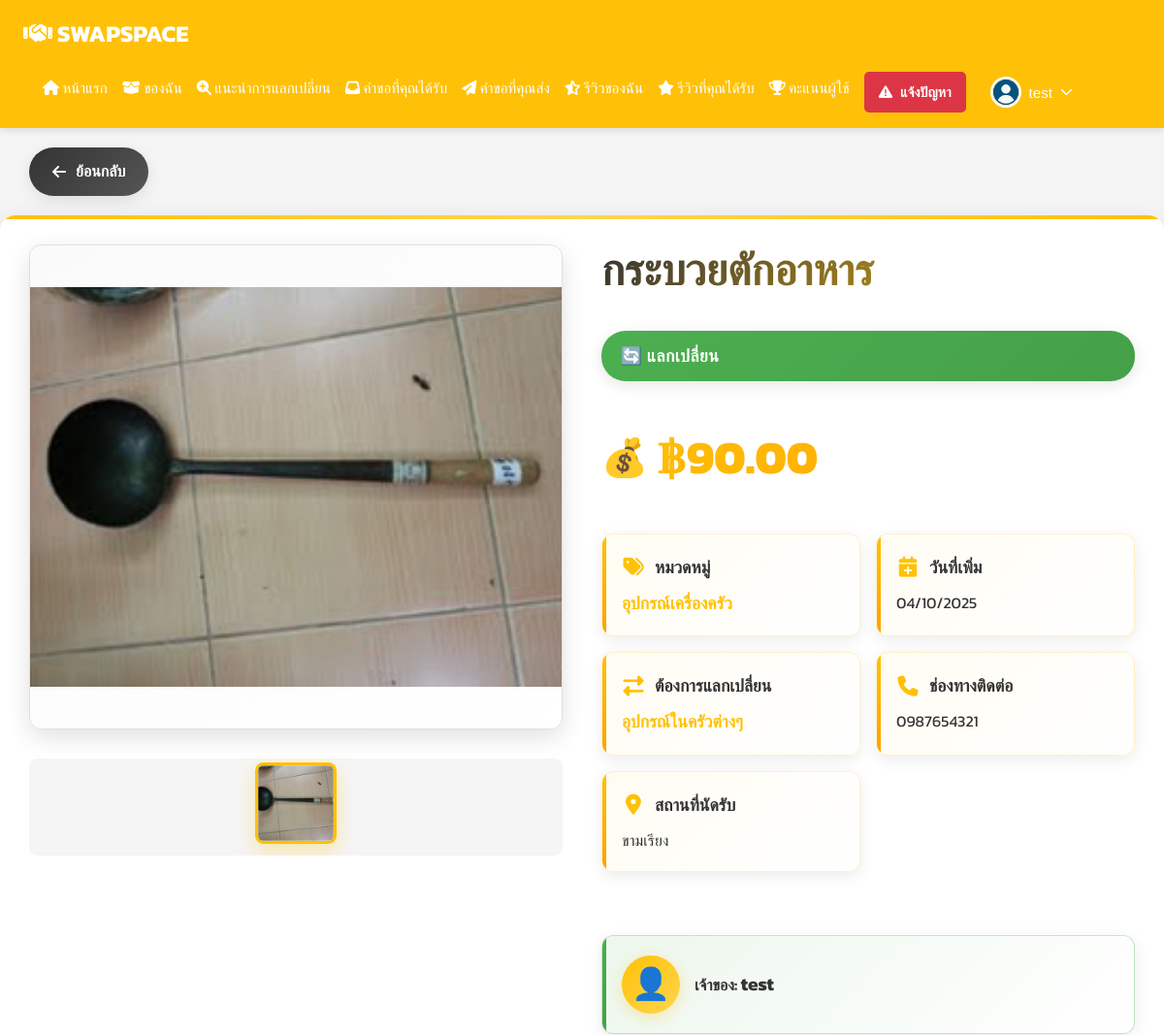
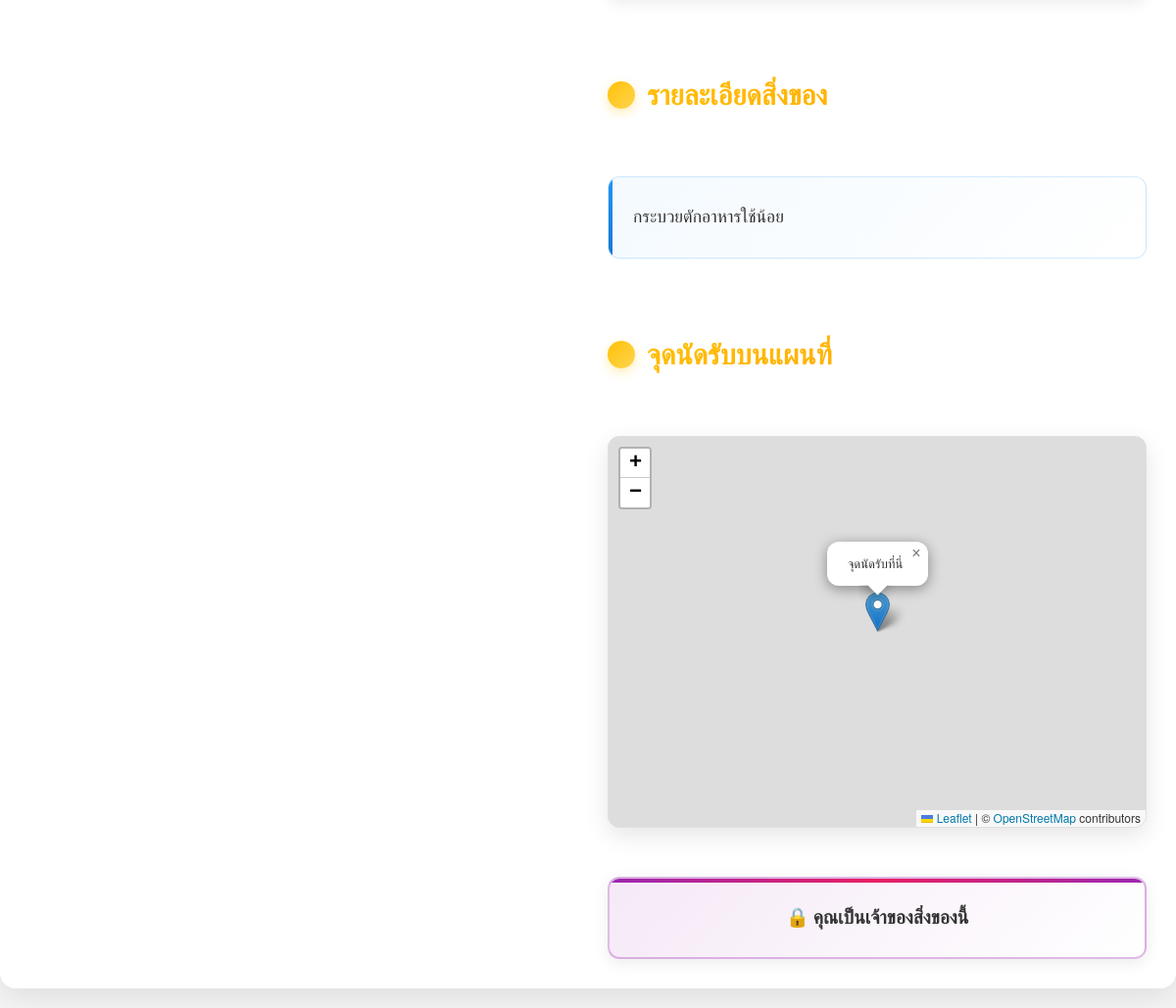
/uploads/user/item_detail.php?id=85 (signed in), run on the app's committed database (2 pictures, top to bottom).
### tables this page shows
CREATE TABLE `items` (
  `id` int(11) NOT NULL,
  `name` varchar(100) DEFAULT NULL,
  `category` varchar(50) DEFAULT NULL,
  `price` decimal(10,2) DEFAULT NULL,
  `estimated_price` decimal(10,2) DEFAULT NULL,
  `created_at` timestamp NOT NULL DEFAULT current_timestamp(),
  `owner_id` int(11) NOT NULL,
  `is_available` tinyint(1) DEFAULT 1,
  `description` text DEFAULT NULL,
  `condition_notes` text DEFAULT NULL,
  `purchase_year` int(4) DEFAULT NULL,
  `status` enum('แจกฟรี','แลกเปลี่ยน','ขายราคาถูก') NOT NULL DEFAULT 'แจกฟรี',
  `exchange_for` varchar(255) DEFAULT NULL,
  `contact_name` varchar(100) DEFAULT NULL,
  `contact_info` varchar(255) DEFAULT NULL,
  `location` varchar(255) DEFAULT NULL,
  `latitude` decimal(10,8) DEFAULT NULL,
  `longitude` decimal(11,8) DEFAULT NULL,
  `is_approved` tinyint(1) DEFAULT 0,
  `is_exchanged` tinyint(1) DEFAULT 0
);

CREATE TABLE `users` (
  `id` int(11) NOT NULL,
  `username` varchar(50) DEFAULT NULL,
  `password` varchar(255) DEFAULT NULL,
  `verification_code` varchar(255) DEFAULT NULL,
  `verification_expires` int(11) DEFAULT NULL,
  `fullname` varchar(100) DEFAULT NULL,
  `email` varchar(100) DEFAULT NULL,
  `phone` varchar(20) DEFAULT NULL,
  `address` text DEFAULT NULL,
  `profile_image` varchar(255) DEFAULT NULL,
  `created_at` timestamp NOT NULL DEFAULT current_timestamp(),
  `role` enum('user','admin') NOT NULL DEFAULT 'user',
  `score` int(11) DEFAULT 0,
  `reset_token` varchar(255) DEFAULT NULL
);

### uploads/user/item_detail.php (the view, shortened to what this page needs)
<?php
$conn = new mysqli("localhost", "root", "", "item_exchange");
$userId = $_SESSION['user_id'];
$username = $_SESSION['username'];
$stmt = $conn->prepare("SELECT profile_image, score FROM users WHERE id = ?");
$stmt->bind_param("i", $userId);
$stmt->execute();
$result_profile = $stmt->get_result();
$user = $result_profile->fetch_assoc();
$profileImage = (!empty($user['profile_image']) && file_exists("../uploads/profile/" . $user['profile_image']))
    ? "../uploads/profile/" . $user['profile_image']
    : "../uploads/profile/default.png";
$itemId = isset($_GET['id']) ? intval($_GET['id']) : 0;
$stmtItem = $conn->prepare("
    SELECT i.name, i.category, i.created_at, i.description, i.owner_id,
           u.username AS fullname,
           i.status, i.exchange_for, i.contact_info, i.location, i.estimated_price,
           i.latitude, i.longitude
    FROM items i
    JOIN users u ON i.owner_id = u.id
    WHERE i.id = ?
");
$stmtItem->bind_param("i", $itemId);
$stmtItem->execute();
$resultItem = $stmtItem->get_result();
$item = $resultItem->fetch_assoc();
$stmtImg = $conn->prepare("SELECT image FROM item_images WHERE item_id = ?");
$stmtImg->bind_param("i", $itemId);
$stmtImg->execute();
$resultImg = $stmtImg->get_result();
$images = [];
while ($row = $resultImg->fetch_assoc()) {
    $images[] = $row['image'];
}
$myItems = [];
$stmtMyItems = $conn->prepare("
    SELECT id, name
    FROM items
    WHERE owner_id = ?
    AND is_available = 1
    AND is_exchanged = 0
");
$stmtMyItems->bind_param("i", $userId);
$stmtMyItems->execute();
$resultMyItems = $stmtMyItems->get_result();
while ($row = $resultMyItems->fetch_assoc()) {
    $myItems[] = $row;
}
?>
<!DOCTYPE html>
<html lang="th">
<head>
    <link rel="stylesheet" href="https://unpkg.com/leaflet/dist/leaflet.css" />
    <link rel="stylesheet" href="https://cdnjs.cloudflare.com/ajax/libs/font-awesome/6.5.0/css/all.min.css" />
</head>
<body>
<header>
    <div class="header-left">
        <strong><i class="fas fa-handshake"></i> SWAPSPACE</strong>
        <nav>
            <a href="main.php"><i class="fas fa-home"></i> หน้าแรก</a>
            <a href="my_items.php"><i class="fas fa-box-open"></i> ของฉัน</a>
            <a href="recommendations.php"><i class="fas fa-search-plus"></i> แนะนำการแลกเปลี่ยน</a>
            <a href="exchange_requests_received.php" class="nav-link-with-badge">
                <i class="fas fa-inbox"></i> คำขอที่คุณได้รับ
            </a>
            <a href="exchange_requests_sent.php"><i class="fas fa-paper-plane"></i> คำขอที่คุณส่ง</a>
            <a href="my_reviews.php"><i class="fas fa-star-half-alt"></i> รีวิวของฉัน</a>
            <a href="reviews_received.php"><i class="fas fa-star"></i> รีวิวที่คุณได้รับ</a>
            <a href="leaderboard.php"><i class="fas fa-trophy"></i> คะแนนผู้ใช้</a>
            <a href="report_issue.php" class="report-button">
                <i class="fas fa-exclamation-triangle"></i> แจ้งปัญหา
            </a>
            <div class="profile-dropdown">
                <button class="profile-button" onclick="toggleProfileDropdown()">
                    <img src="<?php echo htmlspecialchars($profileImage); ?>" alt="รูปโปรไฟล์">
                    <span><?php echo htmlspecialchars($username); ?></span>
                    <i class="fas fa-chevron-down"></i>
                </button>
            </div>
        </nav>
    </div>
</header>
<div class="back-button-wrapper">
    <a href="javascript:history.back()" class="back-button">
        <i class="fas fa-arrow-left"></i> ย้อนกลับ
    </a>
</div>
<div class="container">
    <div class="product-media">
    <?php if (count($images) > 0): ?>
        <img id="mainImage" src="../uploads/item/<?php echo htmlspecialchars($images[0]); ?>" class="main-image-display" alt="รูปสิ่งของ">
        <div class="thumbnail-images">
            <?php foreach ($images as $index => $img): ?>
                <img src="../uploads/item/<?php echo htmlspecialchars($img); ?>"
                     onclick="changeMainImage(this)"
                     class="<?php echo ($index === 0) ? 'active' : ''; ?>">
            <?php endforeach; ?>
        </div>
    <?php else: ?>
        <img src="https://via.placeholder.com/450x450?text=No+Image" class="main-image-display" alt="ไม่มีรูปภาพ">
        <p style="text-align: center; color: var(--light-text-color);">ยังไม่มีรูปภาพสำหรับสิ่งของนี้</p>
    <?php endif; ?>
    </div>
    <div class="product-details">
    <h1 class="product-title"><?php echo htmlspecialchars($item['name']); ?></h1>
    <?php if (!empty($item['status'])): ?>
        <div class="status-badge <?php echo htmlspecialchars($item['status']); ?>">
            <?php
            $statusIcon = '';
            switch($item['status']) {
                case 'แลกเปลี่ยน': $statusIcon = '🔄'; break;
            }
            echo $statusIcon . ' ' . htmlspecialchars($item['status']);
            ?>
        </div>
    <?php endif; ?>
    <?php if (!empty($item['estimated_price']) && $item['estimated_price'] > 0): ?>
        <div class="price-display">
            ฿<?php echo number_format($item['estimated_price'], 2); ?>
        </div>
    <?php endif; ?>
    <div class="info-cards-grid">
        <div class="info-card">
            <div class="info-card-header">
                <i class="fas fa-tags"></i>
                หมวดหมู่
            </div>
            <div class="info-card-content highlight">
                <?php echo htmlspecialchars($item['category']); ?>
            </div>
        </div>
        <div class="info-card">
            <div class="info-card-header">
                <i class="fas fa-calendar-plus"></i>
                วันที่เพิ่ม
            </div>
            <div class="info-card-content">
                <?php echo date("d/m/Y", strtotime($item['created_at'])); ?>
            </div>
        </div>
        <?php if (!empty($item['exchange_for'])): ?>
        <div class="info-card">
            <div class="info-card-header">
                <i class="fas fa-exchange-alt"></i>
                ต้องการแลกเปลี่ยน
            </div>
            <div class="info-card-content highlight">
                <?php echo htmlspecialchars($item['exchange_for']); ?>
            </div>
        </div>
        <?php endif; ?>
        <?php if (!empty($item['contact_info'])): ?>
        <div class="info-card">
            <div class="info-card-header">
                <i class="fas fa-phone"></i>
                ช่องทางติดต่อ
            </div>
            <div class="info-card-content">
                <?php echo htmlspecialchars($item['contact_info']); ?>
            </div>
        </div>
        <?php endif; ?>
        <?php if (!empty($item['location'])): ?>
        <div class="info-card">
            <div class="info-card-header">
                <i class="fas fa-map-marker-alt"></i>
                สถานที่นัดรับ
            </div>
            <div class="info-card-content">
                <?php echo htmlspecialchars($item['location']); ?>
            </div>
        </div>
        <?php endif; ?>
    </div>
    <div class="owner-info">
        <div class="owner-avatar">
            👤
        </div>
        <div>
            <strong>เจ้าของ:</strong>
            <span class="username"><?php echo htmlspecialchars($item['fullname']); ?></span>
        </div>
    </div>
    <?php if (!empty($item['description'])): ?>
        <h3 class="section-header">
            <i class="fas fa-file-alt"></i>
            รายละเอียดสิ่งของ
        </h3>
        <div class="description-section">
            <p><?php echo nl2br(htmlspecialchars($item['description'])); ?></p>
        </div>
    <?php endif; ?>
    <?php if (!empty($item['latitude']) && !empty($item['longitude'])): ?>
        <h3 class="section-header">
            <i class="fas fa-map-marked-alt"></i>
            จุดนัดรับบนแผนที่
        </h3>
        <div id="map"></div>
    <?php endif; ?>
    <?php if ($item['owner_id'] != $userId): ?>
        <div class="exchange-form">
            <form method="post">
                <?php if ($item['status'] === 'ขายราคาถูก' || $item['status'] === 'แจกฟรี'): ?>
                    <button type="submit">
                        <?php if ($item['status'] === 'แจกฟรี'): ?>
                            🎁 ส่งคำขอ
                        <?php else: ?>
                            🛒 ส่งคำขอซื้อ
                        <?php endif; ?>
                    </button>
                    <input type="hidden" name="my_item_id" value="0">
                <?php elseif ($item['status'] === 'แลกเปลี่ยน'): ?>
                    <label for="my_item_id">เลือกของของคุณเพื่อแลกเปลี่ยน:</label>
                    <select name="my_item_id" id="my_item_id" required>
                        <option value="">-- เลือกของของคุณ --</option>
                        <?php
                        if (!empty($myItems)):
                            foreach ($myItems as $myItem): ?>
                                <option value="<?php echo htmlspecialchars($myItem['id']); ?>">
                                    <?php echo htmlspecialchars($myItem['name']); ?>
                                </option>
                        <?php endforeach;
                        endif; ?>
                    </select>
                    <button type="submit">📤 ส่งคำขอแลกเปลี่ยน</button>
                <?php endif; ?>
            </form>
        </div>
    <?php else: ?>
        <p class="owner-message">🔒 คุณเป็นเจ้าของสิ่งของนี้</p>
    <?php endif; ?>
    </div>
</div>
</body>
</html>

### data on the page
items: name "กระบวยตักอาหาร", status "🔄", status "แลกเปลี่ยน", estimated_price "90.00", category "อุปกรณ์เครื่องครัว", created_at "04/10/2025", exchange_for "อุปกรณ์ในครัวต่างๆ", contact_info "0987654321", location "ขามเรียง", owner.username "test", description "กระบวยตักอาหารใช้น้อย"

### other printed values
$username "test"
